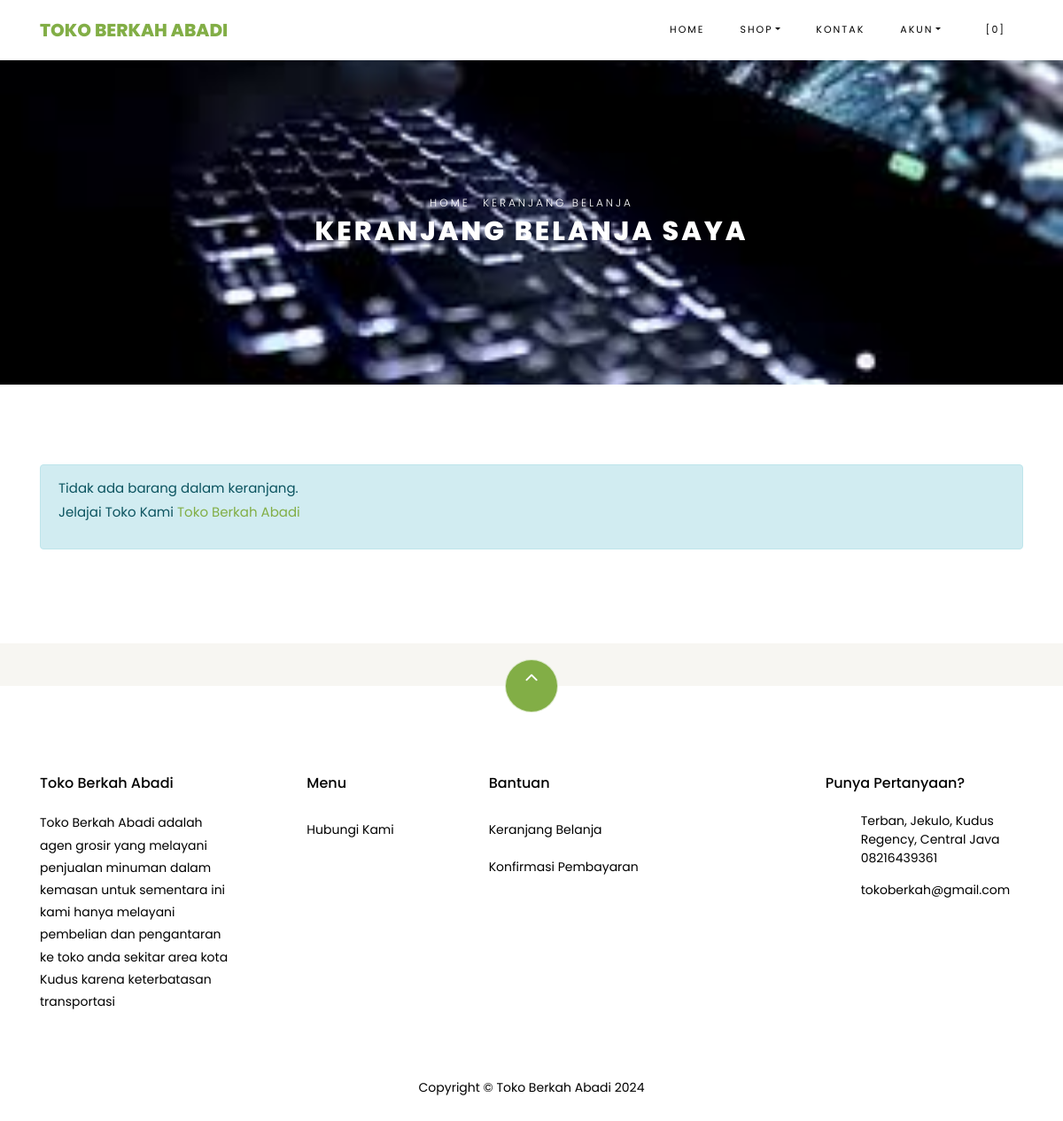
The app's page /index.php/shop/cart with its own data.
### tables this page shows
CREATE TABLE `settings` (
  `id` int(10) NOT NULL,
  `key` varchar(32) NOT NULL,
  `content` text NOT NULL
);

### application/helpers/themes_helper.php (called while the page is built, shortened)
<?php
if ( ! function_exists('get_theme_name'))
{
    function get_theme_name() {
        $current_theme = get_settings('current_theme_name');
        return ($current_theme) ? $current_theme : false;
    }
}
if ( ! function_exists('get_template_part'))
{
    function get_template_part($file_name = null, $params = array()) {
        if ($file_name !== '') {
            $current_theme = get_theme_name();
            if ( file_exists($file_location = VIEWPATH .'themes/'. $current_theme .'/'. $file_name .'.php')) {
                $CI =& get_instance();
                $CI->load->view('themes/'. $current_theme .'/'. $file_name, $params);
            }
            else {
                echo '<div>Kesalahan: berkas tema <b>'. $file_name .'.php</b> tidak ditemukan.<br>Lokasi berkas: <b>'. $file_location .'</b></div>';
            }
        }
    }
}
if ( ! function_exists('get_header'))
{
    function get_header($params = null, $section = '', $current_section = '') {
        $load_params = array();
        if ( is_null($params)) {
            $load_params['title'] = get_settings('site_name');
        }
        else if ( is_string($params)) {
            $load_params['title'] = $params;
        }
        $load_params['sidebar_section'] = $section;
        $load_params['current_section'] = $current_section;
        get_template_part('header', $load_params);
    }
}
if ( ! function_exists('get_footer'))
{
    function get_footer($params = array()) {
        get_template_part('footer', $params);
    }
}
if ( ! function_exists('get_theme_uri'))
{
    function get_theme_uri($file_name = null, $theme_name = NULL)
    {
        $theme_name = ($theme_name == NULL) ? get_theme_name() : $theme_name;
        return is_null($file_name) ? base_url('assets/themes/'. $theme_name .'/') : base_url('assets/themes/'. $theme_name .'/'. $file_name) ;
    }
}

### application/controllers/Shop.php (called while the page is built, shortened)
<?php
class Shop extends CI_Controller
{
    public function cart()
    {
        $cart['carts'] = $this->cart->contents();
        $cart['total_cart'] = $this->cart->total();
        $ongkir = ($cart['total_cart'] >= get_settings('min_shop_to_free_shipping_cost')) ? 0 : get_settings('shipping_cost');
        $cart['total_price'] = $cart['total_cart'] + $ongkir;
        get_header('Keranjang Belanja');
        get_template_part('shop/cart', $cart);
        get_footer();
    }
}

### index.php (called while the page is built, shortened)
<?php
require_once BASEPATH . 'core/CodeIgniter.php';

### application/helpers/global_helper.php (called while the page is built, shortened)
<?php
if (!function_exists('get_settings')) {
    function get_settings($key = '')
    {
        $CI = &get_instance();
        $row = $CI->db
            ->select('content')
            ->where('key', $key)
            ->get('settings')
            ->row();
        return $row->content;
    }
}
if (!function_exists('get_store_name')) {
    function get_store_name()
    {
        return get_settings('store_name');
    }
}

### application/helpers/session_helper.php (called while the page is built, shortened)
<?php
if (!function_exists('init')) {
    function init()
    {
        $CI = &get_instance();
        return $CI;
    }
}
if (!function_exists('session_data')) {
    function session_data()
    {
        $CI = init();
        $read_session_in_cookie = get_cookie('__ACTIVE_SESSION_DATA');
        $read_session_in_session = $CI->session->userdata('__ACTIVE_SESSION_DATA');
        if ($read_session_in_cookie) {
            $read_data = $CI->encryption->decrypt($read_session_in_cookie);
            $read_data = json_decode($read_data);
            return $read_data;
        } else if ($read_session_in_session) {
            $read_data = $CI->encryption->decrypt($read_session_in_session);
            $read_data = json_decode($read_data);
            return $read_data;
        } else {
            $default_session = new stdClass();
            $default_session->is_login = FALSE;
            $default_session->user_id = 0;
            $default_session->login_at = 0;
            $default_session->remember_me = FALSE;
            return $default_session;
        }
    }
}

### application/views/themes/vegefoods/shop/cart.php (the view, shortened to what this page needs)
<div class="hero-wrap hero-bread" style="background-image: url('<?php echo get_theme_uri('images/bg1.jpg'); ?>');">
    <div class="container">
      <div class="row no-gutters slider-text align-items-center justify-content-center">
        <div class="col-md-9 ftco-animate text-center">
            <p class="breadcrumbs"><span class="mr-2"><?php echo anchor(base_url(), 'Home'); ?></span> <span>Keranjang Belanja</span></p>
          <h1 class="mb-0 bread">Keranjang Belanja Saya</h1>
        </div>
      </div>
    </div>
  </div>
  <section class="ftco-section ftco-Keranjang Belanja">
          <div class="container">
          <?php if ( count($carts) > 0) : ?>
            <form action="<?php echo site_url('shop/checkout'); ?>" method="POST">
              <div class="row">
              <div class="col-md-12 ftco-animate">
                  <div class="cart-list">
                      <table class="table">
                          <thead class="thead-primary">
                            <tr class="text-center">
                              <th>&nbsp;</th>
                              <th>&nbsp;</th>
                              <th>Produk</th>
                              <th>Harga</th>
                              <th>Kuantitas</th>
                              <th>Sub Total</th>
                            </tr>
                          </thead>
                          <tbody>
                              <?php foreach ($carts as $item) : ?>
                            <tr class="text-center cart-<?php echo $item['rowid']; ?>">
                              <td class="product-remove"><a href="#" class="remove-item" data-rowid="<?php echo $item['rowid']; ?>"><span class="ion-ios-close"></span></a></td>
                              <td class="image-prod"><div class="img img-fluid rounded" style="background-image:url(<?php echo get_product_image($item['id']); ?>);"></div></td>
                              <td class="product-name">
                                  <h3><?php echo $item['name']; ?></h3>
                              </td>
                              <td class="price">Rp <?php echo format_rupiah($item['price']); ?></td>
                              <td class="quantity">
                                  <div class="input-group mb-3">
                                   <input type="text" name="quantity[<?php echo $item['rowid']; ?>]" class="quantity form-control input-number" value="<?php echo $item['qty']; ?>" min="1" max="100">
                                </div>
                            </td>
                              <td class="total">Rp <?php echo format_rupiah($item['subtotal']); ?></td>
                            </tr>
                              <?php endforeach; ?>
                          </tbody>
                        </table>
                    </div>
              </div>
          </div>
          <div class="row justify-content-end">
              <div class="col-lg-4 mt-5 cart-wrap ftco-animate">
                  <div class="cart-total mb-3">
                      <h3>Kode Kupon</h3>
                      <p>Punya kode kupon? Gunakan kupon kamu untuk mendapatkan potongan harga menarik</p>
                <div class="form-group">
                    <label for="code">Kode:</label>
                  <input id="code" name="coupon_code" type="text" class="form-control text-left px-3" placeholder="">
                </div>
                  </div>
              </div>
              <div class="col-lg-4 mt-5 cart-wrap ftco-animate">
                  <div class="cart-total mb-3">
                      <h3>Rincian Keranjang</h3>
                      <p class="d-flex">
                          <span>Subtotal</span>
                          <span class="n-subtotal font-weight-bold">Rp <?php echo format_rupiah($total_cart); ?></span>
                      </p>
                      <hr>
                      <p class="d-flex total-price">
                          <span>Total</span>
                          <span class="n-total font-weight-bold">Rp <?php echo format_rupiah($total_price); ?></span>
                      </p>
                  </div>
                  <p><button type="submit" class="btn btn-primary py-3 px-4">Checkout</button></p>
              </div>
          </div>
          </form>
          <?php else : ?>
            <div class="row">
              <div class="col-md-12 ftco-animate">
                <div class="alert alert-info">Tidak ada barang dalam keranjang.<br><p class="copyright-agileinfo">  Jelajai Toko Kami <?php echo anchor(base_url(), get_store_name()); ?></p>
            </div>
          <?php endif; ?>
          </div>
      </section>

### application/views/themes/vegefoods/header.php (shortened to what this page needs)
<!DOCTYPE html>
<html lang="en">
<head>
	<link rel="stylesheet" href="<?php echo get_theme_uri('css/open-iconic-bootstrap.min.css'); ?>">
	<link rel="stylesheet" href="<?php echo get_theme_uri('css/animate.css'); ?>">
	<link rel="stylesheet" href="<?php echo get_theme_uri('css/owl.carousel.min.css'); ?>">
	<link rel="stylesheet" href="<?php echo get_theme_uri('css/owl.theme.default.min.css'); ?>">
	<link rel="stylesheet" href="<?php echo get_theme_uri('css/magnific-popup.css'); ?>">
	<link rel="stylesheet" href="<?php echo get_theme_uri('css/aos.css'); ?>">
	<link rel="stylesheet" href="<?php echo get_theme_uri('css/ionicons.min.css'); ?>">
	<link rel="stylesheet" href="<?php echo get_theme_uri('js/plugins/@fortawesome/fontawesome-free/css/all.min.css', 'argon'); ?>">
	<link rel="stylesheet" href="<?php echo get_theme_uri('css/bootstrap-datepicker.css'); ?>">
	<link rel="stylesheet" href="<?php echo get_theme_uri('css/jquery.timepicker.css'); ?>">
	<link rel="stylesheet" href="<?php echo get_theme_uri('css/flaticon.css'); ?>">
	<link rel="stylesheet" href="<?php echo get_theme_uri('css/icomoon.css'); ?>">
	<link rel="stylesheet" href="<?php echo get_theme_uri('css/style.css'); ?>">
	<link rel="stylesheet" href="<?php echo base_url('assets/plugins/toastr/toastr.min.css'); ?>">
	<nav class="navbar navbar-expand-lg navbar-dark ftco_navbar bg-dark ftco-navbar-light" id="ftco-navbar">
		<div class="container">
			<a class="navbar-brand" href="<?php echo base_url(); ?>"><?php echo get_store_name(); ?></a>
			<div class="collapse navbar-collapse" id="ftco-nav">
				<ul class="navbar-nav ml-auto">
					<li class="nav-item active"><a href="<?php echo base_url(); ?>" class="nav-link">Home</a></li>
					<li class="nav-item dropdown">
						<a class="nav-link dropdown-toggle" href="#" id="dropdown04" data-toggle="dropdown" aria-haspopup="true" aria-expanded="false">Shop</a>
					</li>
					<li class="nav-item"><a href="<?php echo site_url('pages/contact'); ?>" class="nav-link">Kontak</a></li>
					<li class="nav-item dropdown">
						<a class="nav-link dropdown-toggle" href="#" id="dropdown05" data-toggle="dropdown" aria-haspopup="true" aria-expanded="false">Akun</a>
					</li>
					<li class="nav-item cta cta-colored"><a href="<?php echo site_url('shop/cart'); ?>" class="nav-link"><span class="icon-shopping_cart"></span>[<span class="cart-item-total">0</span>]</a></li>
				</ul>
			</div>
		</div>
	</nav>

### application/views/themes/vegefoods/footer.php (shortened to what this page needs)
<section class="ftco-section ftco-no-pt ftco-no-pb py-5 bg-light">
  <div class="container py-4">
  </div>
</section>
<footer class="ftco-footer ftco-section">
  <div class="container">
    <div class="row">
      <div class="mouse">
        <a href="#" class="mouse-icon">
          <div class="mouse-wheel"><span class="ion-ios-arrow-up"></span></div>
        </a>
      </div>
    </div>
    <div class="row mb-5">
      <div class="col-md">
        <div class="ftco-footer-widget mb-4">
          <h2 class="ftco-heading-2"><?php echo get_store_name(); ?></h2>
          <p><?php echo get_settings('store_description'); ?></p>
        </div>
      </div>
      <div class="col-md">
        <div class="ftco-footer-widget mb-4 ml-md-5">
          <h2 class="ftco-heading-2">Menu</h2>
          <ul class="list-unstyled">
            <li><a href="<?php echo site_url('pages/contact'); ?>" class="py-2 d-block">Hubungi Kami</a></li>
          </ul>
        </div>
      </div>
      <div class="col-md-4">
        <div class="ftco-footer-widget mb-4">
          <h2 class="ftco-heading-2">Bantuan</h2>
          <div class="d-flex">
            <ul class="list-unstyled mr-l-5 pr-l-3 mr-4">
              <li><a href="<?php echo site_url('shop/cart'); ?>" class="py-2 d-block">Keranjang Belanja</a></li>
              <li><a href="<?php echo site_url('customer/payments/confirm'); ?>" class="py-2 d-block">Konfirmasi Pembayaran</a></li>
            </ul>
          </div>
        </div>
      </div>
      <div class="col-md">
        <div class="ftco-footer-widget mb-4">
          <h2 class="ftco-heading-2">Punya Pertanyaan?</h2>
          <div class="block-23 mb-3">
            <ul>
              <li><span class="icon icon-map-marker"></span><span class="text"><?php echo get_settings('store_address'); ?></span></li>
              <li><a href="#"><span class="icon icon-phone"></span><span class="text"><?php echo get_settings('store_phone_number'); ?></span></a></li>
              <li><a href="#"><span class="icon icon-envelope"></span><span class="text"><?php echo get_settings('store_email'); ?></span></a></li>
            </ul>
          </div>
        </div>
      </div>
    </div>
    <div class="row">
      <div class="col-md-12 text-center">
        <p>
          Copyright &copy Toko Berkah Abadi
        </p>
      </div>
    </div>
  </div>
</footer>
</body>
</html>

### assets/themes/vegefoods/css/icomoon.css (style rules this page uses)
[class^="icon-"], [class*=" icon-"] { font-family: 'icomoon' !important; speak: none; font-style: normal; font-weight: normal; font-variant: normal; text-transform: none; line-height: 1; -webkit-font-smoothing: antialiased; -moz-osx-font-smoothing: grayscale; }
.icon-map-marker:before { content: "\f041"; }
.icon-phone:before { content: "\f095"; }
.icon-envelope:before { content: "\f0e0"; }
.icon-shopping_cart:before { content: "\e8cc"; }

### records on screen
settings: content "TOKO BERKAH ABADI", content "Toko Berkah Abadi"
settings: content (picture)
settings: content "Toko Berkah Abadi adalah agen grosir yang melayani penjualan minuman dalam kemasan untuk sementara ini kami hanya melayani pembelian dan pengantaran ke toko anda sekitar area kota Kudus karena keterbatasan transportasi"
settings: content "Terban, Jekulo, Kudus Regency, Central Java"
settings: content "08216439361"
settings: content "tokoberkah@gmail.com"

### other values on screen
anchor(base_url(), 'Home') "HOME"
